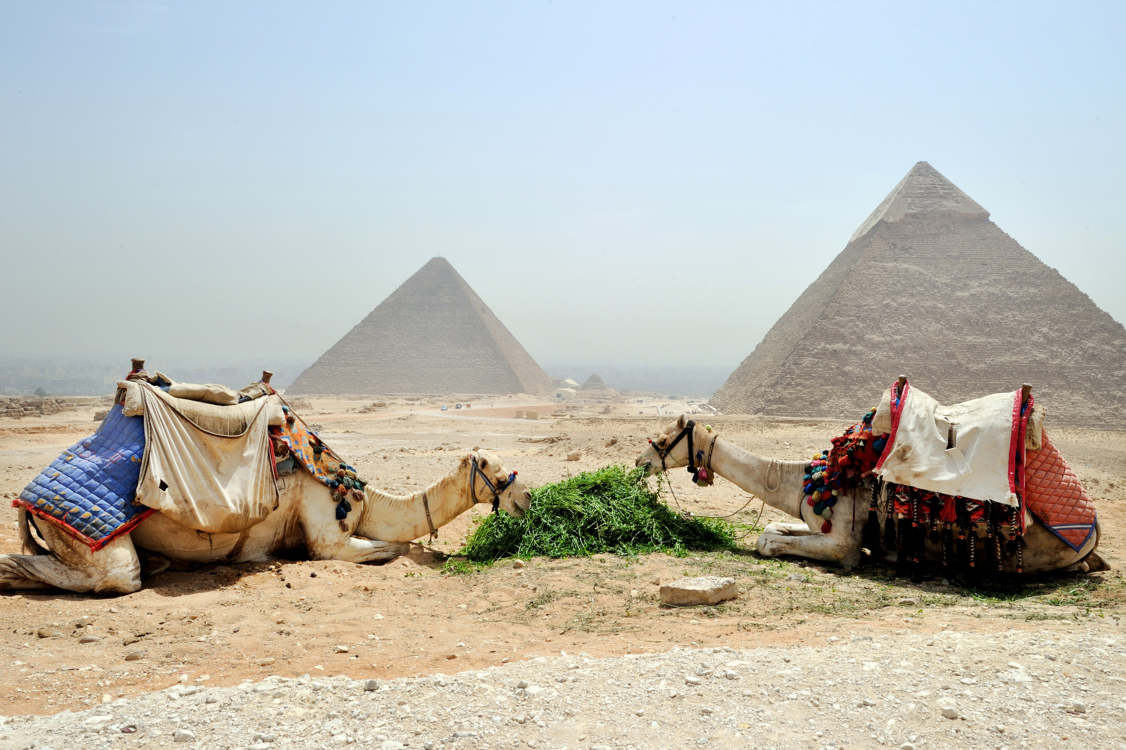
#> input picture src/images/camels1.jpg, 4501 x 3000 px (shown at 1/4 size)
$ python -i lv4.py   (imports and definitions only)
#> lines starting #> are read from the running program, lines starting #| are printed output that depends on the picture; after the words box and inside, x2 and y2 are one past the last pixel; in counts of white or black regions, pixels touching at a corner belong together
#> further down, picture is the input picture: shape (3000, 4501, 3); mean B, G, R 176, 184.4, 185.3
#> in erase_regions, `edged_img = cv2.Canny(opencv_img, 100, 200)`:
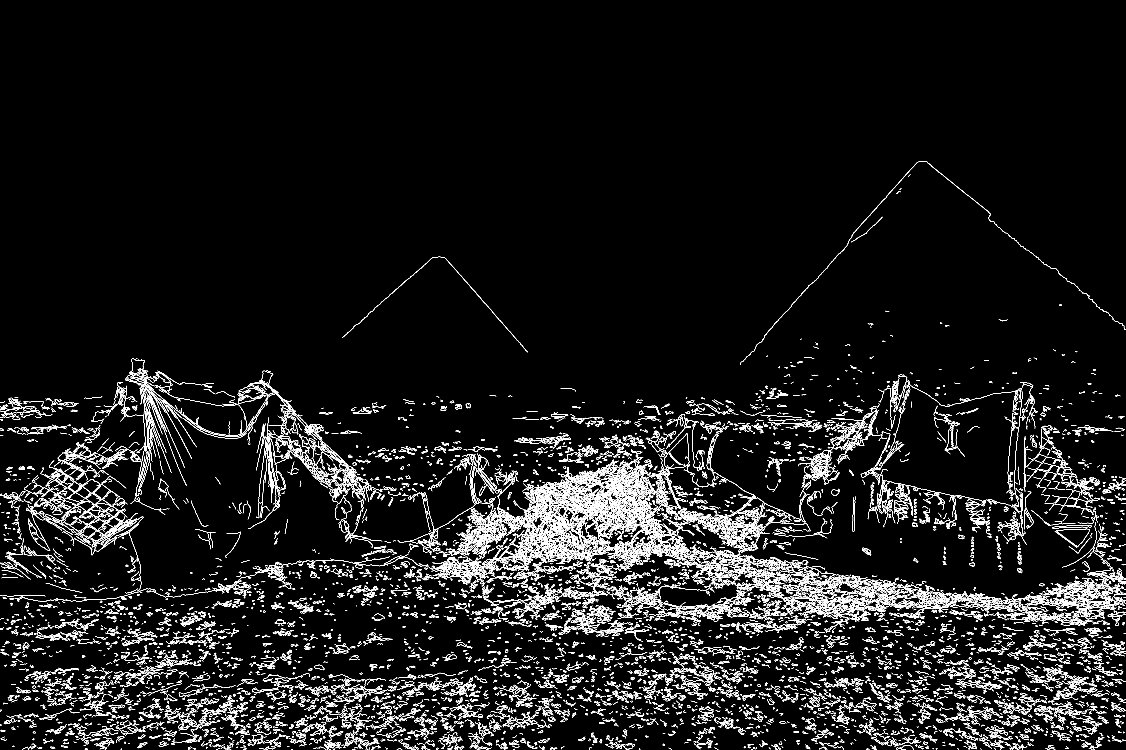
#> edged_img: shape (3000, 4501) (shown at 1/4 size); 3.5% white in thin lines or dots, all inside (x1, y1, x2, y2) = (0, 644, 4501, 3000)
### src/utils/task1_tools.py
import random
import numpy as np
from setup.constants import *
from utils.diff_rects import *
import numpy
import cv2


# [30 lines left out: functions rand_poses, replace_range, similar_color_change, not called in this run]


def square_distance(point1, point2):
    return (point1[0] - point2[0])**2 + (point1[1] - point2[1])**2


def rally_distance(point, rally, dis_calc=square_distance):
    distances = [dis_calc(point, ral) for ral in rally]
    return min(distances)


# [26 lines left out: functions rally_max_distance, generate_rally, rand_color, not called in this run]


def erode_edge(opencv_img, kernel=(5, 5), iterations=1):
    kernel = np.ones(kernel, np.uint8)
    erosion = cv2.erode(opencv_img, kernel, iterations)
    return erosion


def dilate_edge(opencv_img, kernel=(5, 5), iterations=1):
#> called with kernel = (2, 2), iterations = 1
    kernel = np.ones(kernel, np.uint8)
    erosion = cv2.dilate(opencv_img, kernel, iterations)
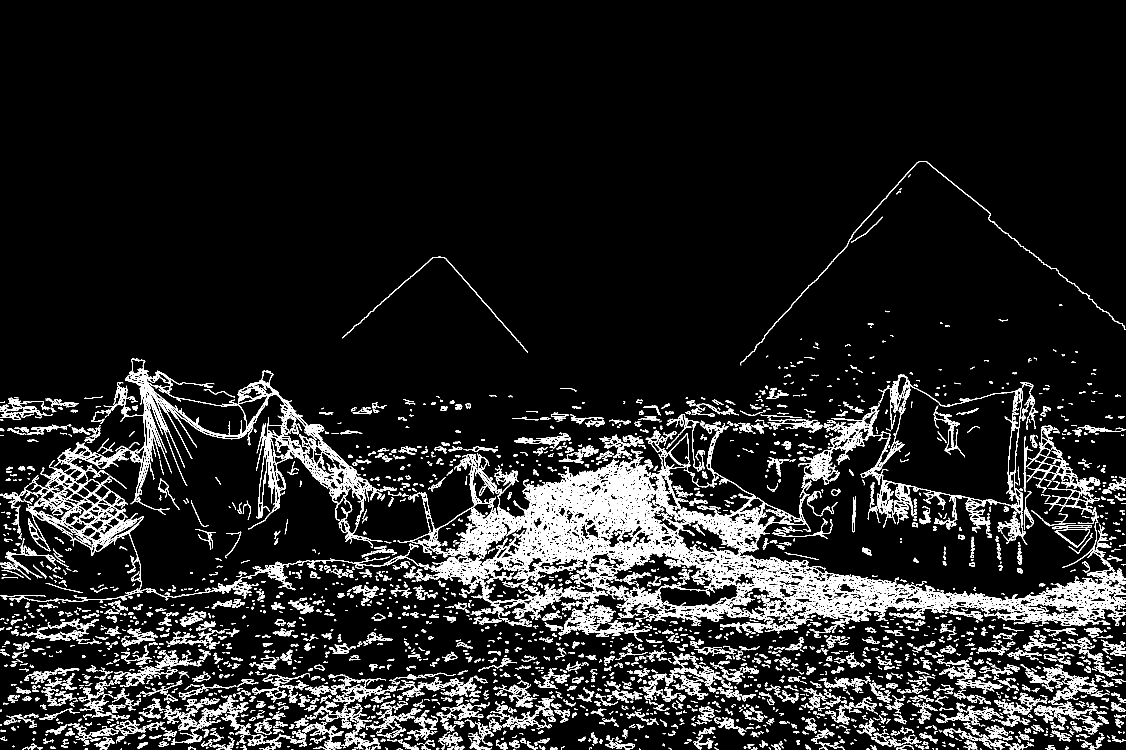
#> erosion: shape (3000, 4501) (shown at 1/4 size); 7.7% white in thin lines or dots, all inside (x1, y1, x2, y2) = (0, 644, 4501, 3000)
    return erosion


# [4 lines left out: function open_edge, not called in this run]


def close_edge(opencv_img, kernel=(5, 5)):
#> called with kernel = (2, 2)
    kernel = np.ones(kernel, np.uint8)
    closing = cv2.morphologyEx(opencv_img, cv2.MORPH_CLOSE, kernel)
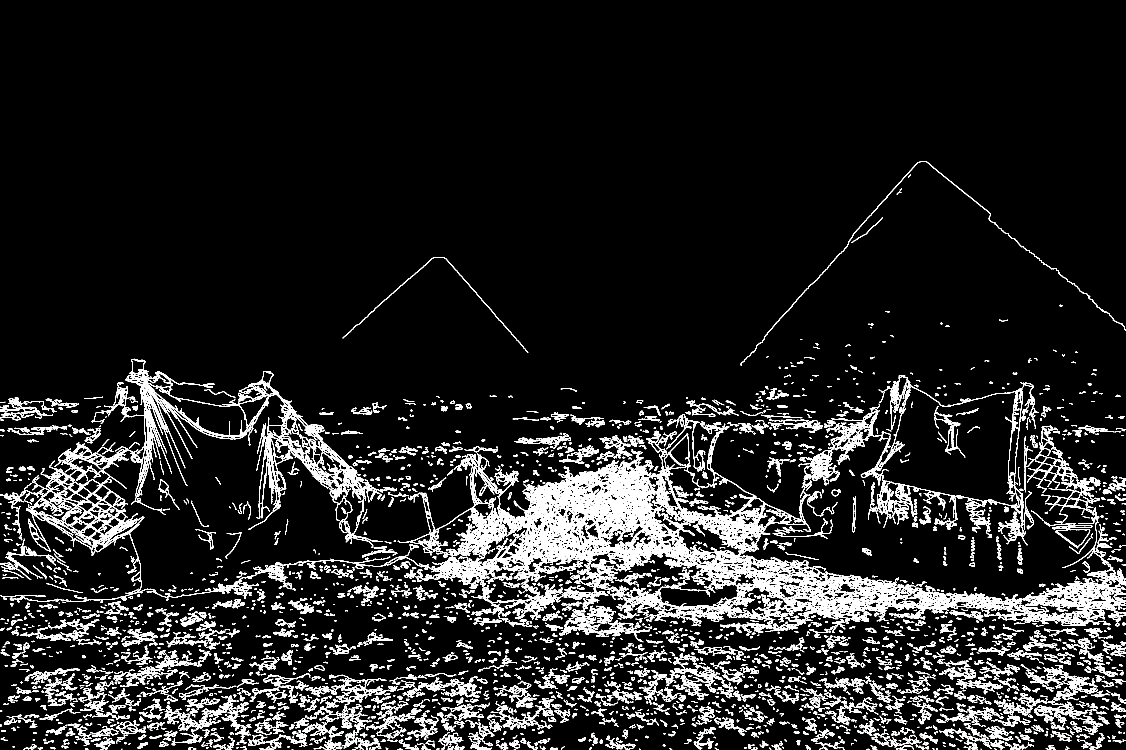
#> closing: shape (3000, 4501) (shown at 1/4 size); 8.4% white; 3368 white regions (45 under 20 px), largest, box (x1, y1, x2, y2) and area: (0, 1633, 4501, 2510) 371015, (365, 1435, 1531, 2191) 65443, (97, 1843, 577, 2367) 30948
    return closing


def transform_candy(candy_img):
    modify_img = dilate_edge(candy_img, kernel=(2, 2))
    modify_img = close_edge(modify_img, kernel=(2, 2))
    modify_img = erode_edge(modify_img, kernel=(2, 2))
#> in erode_edge, `erosion = cv2.erode(opencv_img, kernel, iterations)`:
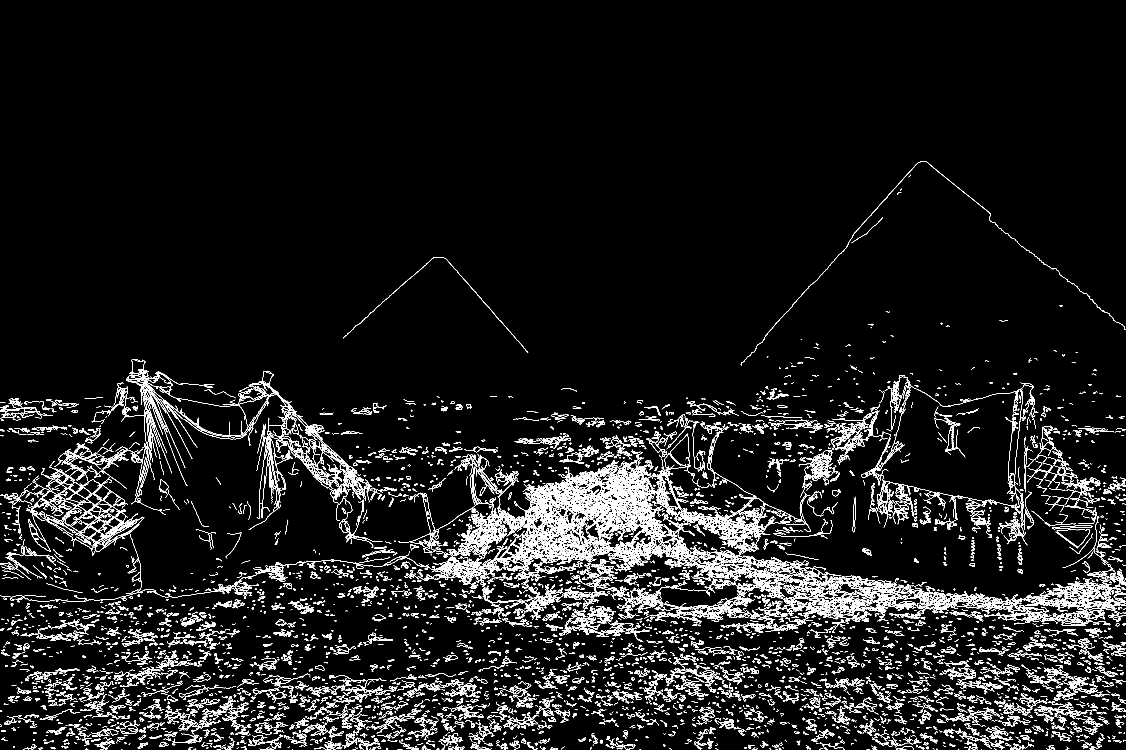
#> erosion: shape (3000, 4501) (shown at 1/4 size); 5.3% white; 3938 white regions (558 under 20 px), largest, box (x1, y1, x2, y2) and area: (0, 1696, 4501, 2510) 236339, (953, 1485, 1531, 2191) 22434, (98, 1844, 577, 2367) 18911
    return modify_img

### src/task1/lv4.py
'''
    This level erase or move regions in opencv img
'''
import numpy
import cv2
import queue
from utils.task1_tools import *
from utils.region import *
import numpy as np

SINGLE_COLOR_WHITE = 255


# [4 lines left out: function is_range, not called in this run]


def growth_forest(point, max_dims, edges_img, marks, mark_val=False):
    temp_queue = queue.Queue()
    region = Region()
    max_row, max_col = max_dims

    # Add first element
    temp_queue.put(point)
    while True:

        if temp_queue.empty():
            break
        # Get an point from queue
        row, col = temp_queue.get()

        # Check valid of this point
        if row < 0 or row >= max_row or col < 0 or col >= max_col:
            continue

        # Check this point have tree or not
        if marks[row][col] == mark_val:
            continue

        marks[row][col] = mark_val

        # Add this point to region
        region.add_point((row, col))

        # Add neighbor point to queue if it doesn't have tree
        if edges_img[row][col] != SINGLE_COLOR_WHITE:
            if is_range((row, col - 1), max_dims) and marks[row, col - 1] != mark_val:
                temp_queue.put((row, col - 1))
            if is_range((row, col + 1), max_dims) and marks[row, col + 1] != mark_val:
                temp_queue.put((row, col + 1))
            if is_range((row - 1, col), max_dims) and marks[row - 1, col] != mark_val:
                temp_queue.put((row - 1, col))
            if is_range((row + 1, col), max_dims) and marks[row + 1, col] != mark_val:
                temp_queue.put((row + 1, col))
    return region


# [12 lines left out: function simple_filter_condition, not called in this run]


def distance_to_regions(region, regions):
    distances = [r.center_distance(region) for r in regions]
    return min(distances)


# [29 lines left out: functions max_distance_to_regions, choose_regions, create_mask, not called in this run]


def erase_regions(opencv_img, num_range=9):
    empty_area = numpy.full(opencv_img.shape[:2], True)
    edged_img = cv2.Canny(opencv_img, 100, 200)
    edged_img = transform_candy(edged_img)
    # cv2.imshow("sfdsf", edged_img)
    rows, cols = opencv_img.shape[:2]
#> rows = 3000; cols = 4501
    # print(rows, cols)
    regions = []
    # Loop
    for row in range(rows):
        for col in range(cols):
            if not empty_area[row][col]:
                continue
            region = growth_forest(
                (row, col), (rows, cols), edged_img, empty_area)
            if not region.empty():
                regions.append(region)
#> after the loop, regions = []

    regions = [region for region in regions if simple_filter_condition(region)]
    random.shuffle(regions)
    regions = choose_regions(regions, num_range)
    show_img = opencv_img.copy()

    merge_region = Region()
    merge_region.add_regions(regions)
    mask = create_mask(opencv_img, merge_region)
    dst = cv2.inpaint(show_img, mask, 3, cv2.INPAINT_TELEA)
    return dst

>>> import cv2
>>> picture = cv2.imread('../images/camels1.jpg')
#> (the run stopped early here; a loop or call above may not have finished)
